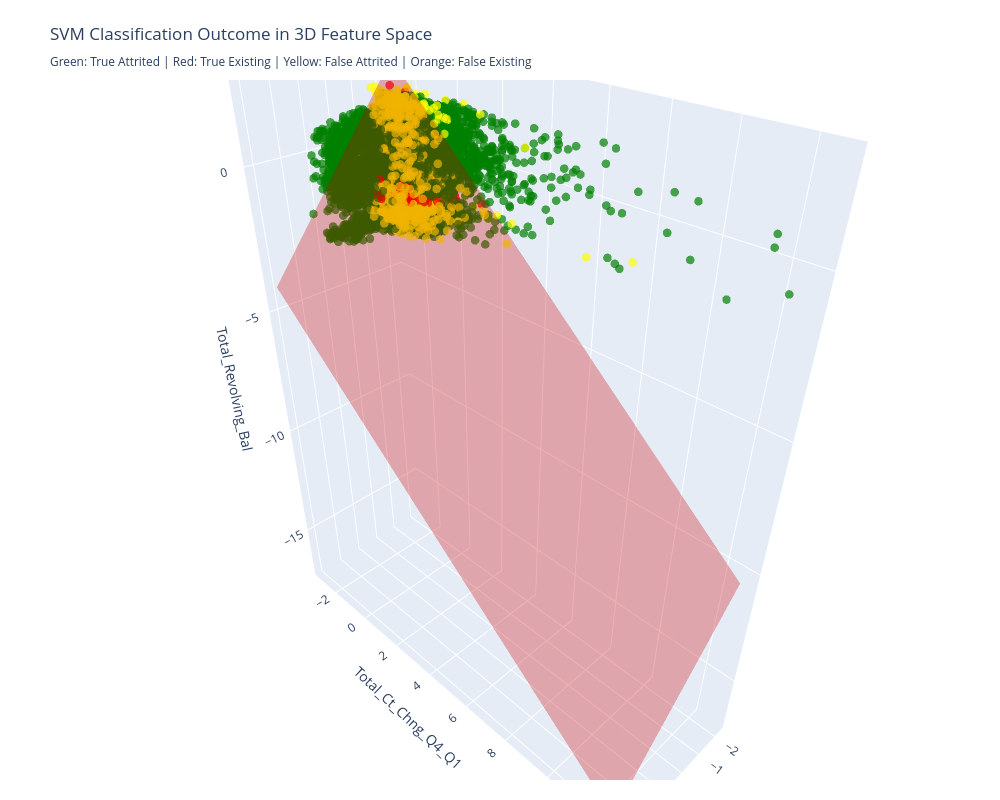

This figure's notebook cell:
### Markdown cell above
### 6.6 Support Vector Machines (3-Dimensional)
A Support Vector Machine (SVM) is a supervised learning algorithm that can be used for classification and regression tasks. 

It finds the best hyperplane to separate different classes of data points, maximizing the distance between the hyperplane and the closest data points of each class.

### Code cell
import numpy as np
import pandas as pd
import plotly.graph_objects as go
import seaborn as sns
import matplotlib.pyplot as plt

from sklearn.svm import SVC
from sklearn.metrics import (
    confusion_matrix, accuracy_score, precision_score, recall_score, f1_score
)
from sklearn.preprocessing import StandardScaler

# --- Define X and y ---
X = df_encoded[['Total_Trans_Ct', 'Total_Ct_Chng_Q4_Q1', 'Total_Revolving_Bal']]
y = df_encoded['Attrition_Flag']

# --- Standardize Features ---
scaler = StandardScaler()
X_scaled = scaler.fit_transform(X)

# --- Train SVM with linear kernel ---
svm_clf = SVC(kernel='linear', random_state=42)
svm_clf.fit(X_scaled, y)

# --- Predict ---
y_pred = svm_clf.predict(X_scaled)

# --- Prepare DataFrame for Visualisation ---
X_3d = pd.DataFrame(X_scaled, columns=X.columns)
X_3d['Actual'] = y.values
X_3d['Predicted'] = y_pred

# --- Classification Outcome Tagging ---
def get_outcome(row):
    if row['Actual'] == 0 and row['Predicted'] == 0:
        return 'True Existing'
    elif row['Actual'] == 1 and row['Predicted'] == 1:
        return 'True Attrited'
    elif row['Actual'] == 1 and row['Predicted'] == 0:
        return 'False Existing'
    else:
        return 'False Attrited'

X_3d['Outcome'] = X_3d.apply(get_outcome, axis=1)

# --- Confusion Matrix Heatmap ---
cm = confusion_matrix(X_3d['Actual'], X_3d['Predicted'])
plt.figure(figsize=(6, 4))
sns.heatmap(
    cm, annot=True, fmt='d', cmap='YlOrRd', cbar=False,
    xticklabels=['Predicted Existing', 'Predicted Attrited'],
    yticklabels=['Actual Existing', 'Actual Attrited']
)
plt.title('Confusion Matrix Heatmap')
plt.xlabel('Predicted Label')
plt.ylabel('Actual Label')
plt.tight_layout()
plt.show()

# --- 3D Scatter Plot ---
color_map = {
    'True Attrited': 'green',
    'True Existing': 'red',
    'False Attrited': 'yellow',
    'False Existing': 'orange'
}

scatter = go.Scatter3d(
    x=X_3d['Total_Trans_Ct'],
    y=X_3d['Total_Ct_Chng_Q4_Q1'],
    z=X_3d['Total_Revolving_Bal'],
    mode='markers',
    marker=dict(
        size=5,
        color=[color_map[o] for o in X_3d['Outcome']],
        opacity=0.7
    ),
    text=X_3d['Outcome'],
    name='Classification Outcome'
)

# --- SVM Decision Hyperplane ---
x_range = np.linspace(X_3d['Total_Trans_Ct'].min(), X_3d['Total_Trans_Ct'].max(), 10)
y_range = np.linspace(X_3d['Total_Ct_Chng_Q4_Q1'].min(), X_3d['Total_Ct_Chng_Q4_Q1'].max(), 10)
xx, yy = np.meshgrid(x_range, y_range)

coef = svm_clf.coef_[0]
intercept = svm_clf.intercept_[0]
zz = (-coef[0] * xx - coef[1] * yy - intercept) / coef[2]

plane = go.Surface(
    x=xx, y=yy, z=zz,
    showscale=False,
    opacity=0.3,
    colorscale=[[0, 'red'], [1, 'red']],
    name='SVM Hyperplane'
)

# --- Combine & Render Plot ---
fig = go.Figure(data=[scatter, plane])
fig.update_layout(
    title='SVM Classification Outcome in 3D Feature Space<br><sub>Green: True Attrited | Red: True Existing | Yellow: False Attrited | Orange: False Existing</sub>',
    scene=dict(
        xaxis_title='Total_Trans_Ct',
        yaxis_title='Total_Ct_Chng_Q4_Q1',
        zaxis_title='Total_Revolving_Bal'
    ),
    width=1000,
    height=800,
    legend_title_text='Prediction Outcome',
    margin=dict(l=20, r=20, b=20, t=80)
)
fig.write_html("svm_3d_colored_outcome_with_heatmap.html")
fig.show()

# --- Evaluation Metrics ---
accuracy = accuracy_score(X_3d['Actual'], X_3d['Predicted'])
precision = precision_score(X_3d['Actual'], X_3d['Predicted'])
recall = recall_score(X_3d['Actual'], X_3d['Predicted'])
f1 = f1_score(X_3d['Actual'], X_3d['Predicted'])

print("SVM Performance Metrics:")
print(f"Accuracy : {accuracy:.4f}")
print(f"Precision: {precision:.4f}")
print(f"Recall   : {recall:.4f}")
print(f"F1 Score : {f1:.4f}")

### Figure 1 — Plotly figure (JSON) as saved in the notebook; plotly's stock layout.template omitted (floating-point values rounded to 4 significant figures; data arrays with more than 128 entries replaced by an {"elided": "..."} marker saying what was removed)
{"data": [{"marker": {"color": {"elided": "10127 str values"}, "opacity": 0.7, "size": 5}, "mode": "markers", "name": "Classification Outcome", "text": {"elided": "10127 str values"}, "type": "scatter3d", "x": {"elided": "10127 float values"}, "y": {"elided": "10127 float values"}, "z": {"elided": "10127 float values"}}, {"colorscale": [[0, "red"], [1, "red"]], "name": "SVM Hyperplane", "opacity": 0.3, "showscale": false, "type": "surface", "x": [[-2.337, -1.727, -1.116, -0.5052, 0.1054, 0.7161, 1.327, 1.937, 2.548, 3.159], [-2.337, -1.727, -1.116, -0.5052, 0.1054, 0.7161, 1.327, 1.937, 2.548, 3.159], [-2.337, -1.727, -1.116, -0.5052, 0.1054, 0.7161, 1.327, 1.937, 2.548, 3.159], [-2.337, -1.727, -1.116, -0.5052, 0.1054, 0.7161, 1.327, 1.937, 2.548, 3.159], [-2.337, -1.727, -1.116, -0.5052, 0.1054, 0.7161, 1.327, 1.937, 2.548, 3.159], [-2.337, -1.727, -1.116, -0.5052, 0.1054, 0.7161, 1.327, 1.937, 2.548, 3.159], [-2.337, -1.727, -1.116, -0.5052, 0.1054, 0.7161, 1.327, 1.937, 2.548, 3.159], [-2.337, -1.727, -1.116, -0.5052, 0.1054, 0.7161, 1.327, 1.937, 2.548, 3.159], [-2.337, -1.727, -1.116, -0.5052, 0.1054, 0.7161, 1.327, 1.937, 2.548, 3.159], [-2.337, -1.727, -1.116, -0.5052, 0.1054, 0.7161, 1.327, 1.937, 2.548, 3.159]], "y": [[-2.992, -2.992, -2.992, -2.992, -2.992, -2.992, -2.992, -2.992, -2.992, -2.992], [-1.258, -1.258, -1.258, -1.258, -1.258, -1.258, -1.258, -1.258, -1.258, -1.258], [0.4751, 0.4751, 0.4751, 0.4751, 0.4751, 0.4751, 0.4751, 0.4751, 0.4751, 0.4751], [2.208, 2.208, 2.208, 2.208, 2.208, 2.208, 2.208, 2.208, 2.208, 2.208], [3.942, 3.942, 3.942, 3.942, 3.942, 3.942, 3.942, 3.942, 3.942, 3.942], [5.675, 5.675, 5.675, 5.675, 5.675, 5.675, 5.675, 5.675, 5.675, 5.675], [7.409, 7.409, 7.409, 7.409, 7.409, 7.409, 7.409, 7.409, 7.409, 7.409], [9.142, 9.142, 9.142, 9.142, 9.142, 9.142, 9.142, 9.142, 9.142, 9.142], [10.88, 10.88, 10.88, 10.88, 10.88, 10.88, 10.88, 10.88, 10.88, 10.88], [12.61, 12.61, 12.61, 12.61, 12.61, 12.61, 12.61, 12.61, 12.61, 12.61]], "z": [[2.415, 1.707, 0.9989, 0.2908, -0.4174, -1.126, -1.834, -2.542, -3.25, -3.958], [0.9708, 0.2626, -0.4455, -1.154, -1.862, -2.57, -3.278, -3.986, -4.695, -5.403], [-0.4737, -1.182, -1.89, -2.598, -3.306, -4.015, -4.723, -5.431, -6.139, -6.847], [-1.918, -2.626, -3.334, -4.043, -4.751, -5.459, -6.167, -6.875, -7.583, -8.292], [-3.363, -4.071, -4.779, -5.487, -6.195, -6.903, -7.612, -8.32, -9.028, -9.736], [-4.807, -5.515, -6.223, -6.932, -7.64, -8.348, -9.056, -9.764, -10.47, -11.18], [-6.252, -6.96, -7.668, -8.376, -9.084, -9.792, -10.5, -11.21, -11.92, -12.63], [-7.696, -8.404, -9.112, -9.821, -10.53, -11.24, -11.95, -12.65, -13.36, -14.07], [-9.14, -9.849, -10.56, -11.26, -11.97, -12.68, -13.39, -14.1, -14.81, -15.51], [-10.58, -11.29, -12.0, -12.71, -13.42, -14.13, -14.83, -15.54, -16.25, -16.96]]}], "layout": {"height": 800, "legend": {"title": {"text": "Prediction Outcome"}}, "margin": {"b": 20, "l": 20, "r": 20, "t": 80}, "scene": {"xaxis": {"title": {"text": "Total_Trans_Ct"}}, "yaxis": {"title": {"text": "Total_Ct_Chng_Q4_Q1"}}, "zaxis": {"title": {"text": "Total_Revolving_Bal"}}}, "title": {"text": "SVM Classification Outcome in 3D Feature Space<br><sub>Green: True Attrited | Red: True Existing | Yellow: False Attrited | Orange: False Existing</sub>"}, "width": 1000}}
